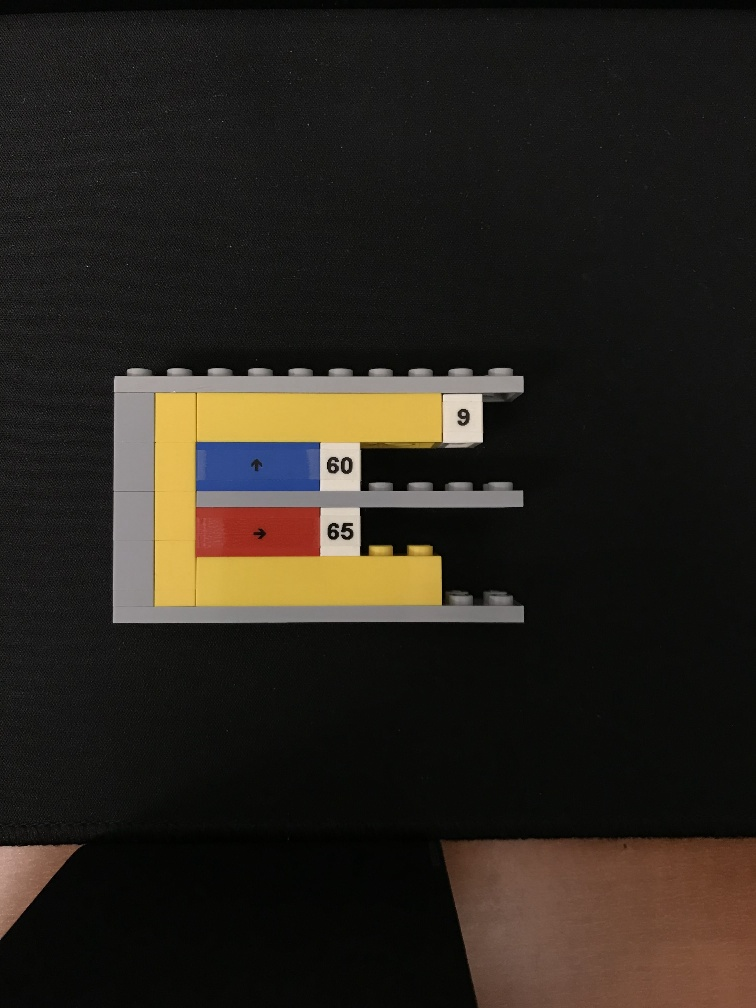
#> input picture positive/alternativementhod/IMG_7527_small.jpg, 756 x 1008 px
$ python color.py --image IMG_7527_small.jpg
#> lines starting #> are read from the running program, lines starting #| are printed output that depends on the picture; after the words box and inside, x2 and y2 are one past the last pixel; in counts of white or black regions, pixels touching at a corner belong together
import numpy as np
import cv2
import argparse

#img = cv2.imread('IMG_7527_small.jpg')

ap = argparse.ArgumentParser()
ap.add_argument("-i", "--image", help="path to image")
args = vars(ap.parse_args())

img = cv2.imread(args["image"])
#> img is the input picture: shape (1008, 756, 3); mean B, G, R 29.1, 35.8, 40.8

#for pixels in img, block off pixels into separate 50x50 blocks at about 40% into the x axis of the image (2/5 the max width)
#go down each block as see if any of the blocks contain one of our colors. If they do, they append that code to a text file (or python file) and go to the next block

#list of boundaries for the colors in the following order: Blue, Green, Yellow, Red, Gray, White
boundaries = [
	([100, 41, 21], [192, 102, 70]),
	([41, 68, 24], [112,166,106]),
	([70, 183, 120], [115, 253, 255]),
	([29,39,140], [100,100,255]),
	([93, 95, 96], [149, 169, 179]),
	([160, 180, 185], [255, 255, 255])
]

#array for the number of times an instruction has been output to the text file, to keep track of which instructions have already been accounted for
numinstructs = [0,0,0,0,0,0]

for (lower, upper) in boundaries:
	lower = np.array(lower, dtype='uint8')
	upper = np.array(upper, dtype='uint8')

	mask = cv2.inRange(img, lower, upper)
	output = cv2.bitwise_and(img, img, mask=mask)

	cv2.imshow("images", np.hstack([img, output]))
	cv2.waitKey(0)
#> this loop made 6 passes
#> pass 1, `mask = cv2.inRange(img, lower, upper)`:
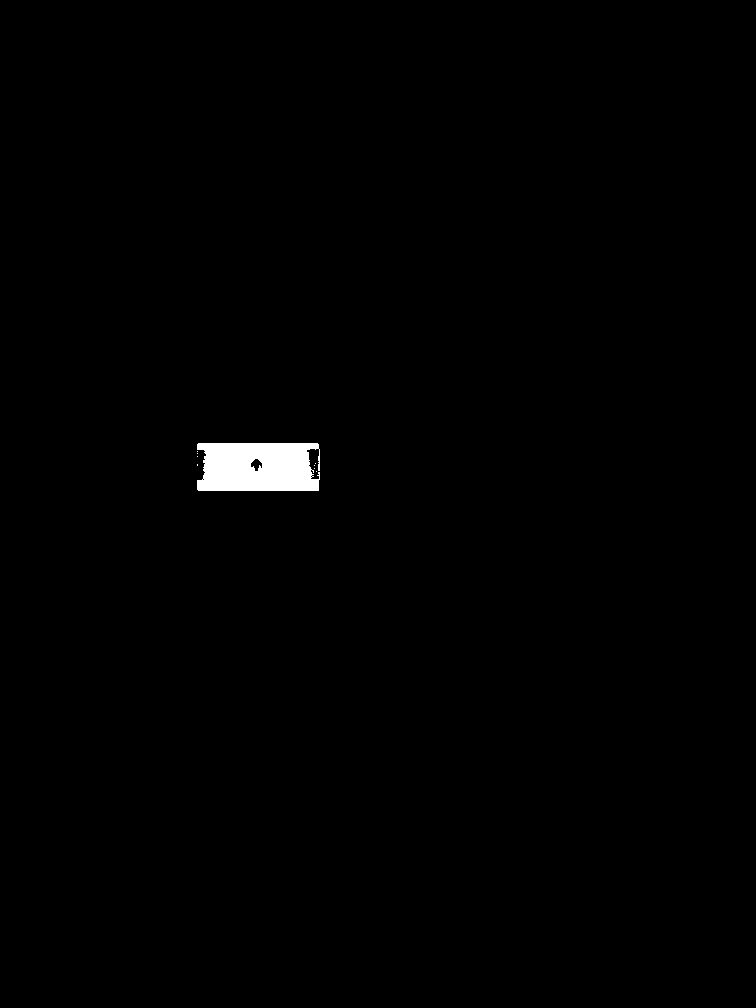
#> mask: shape (1008, 756); 0.7% white; 9 white regions (8 under 20 px), largest, box (x1, y1, x2, y2) and area: (197, 443, 320, 491) 5354
#> pass 1, `cv2.imshow("images", np.hstack([img, output]))`:
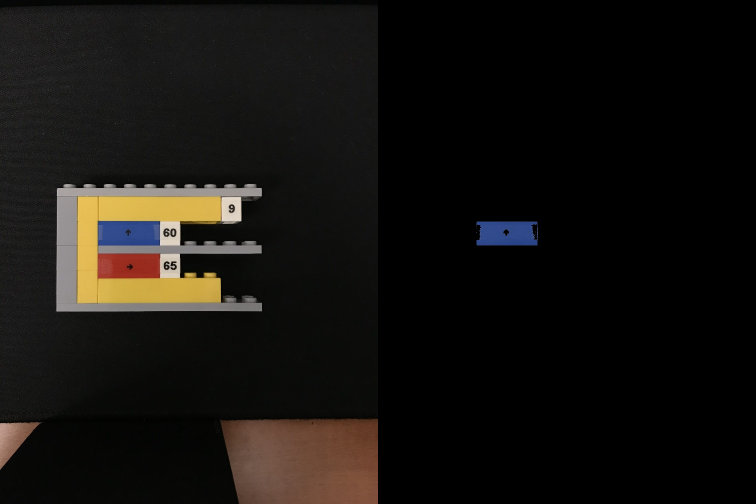
#> window 'images': shape (1008, 1512, 3) (shown at 1/2 size); mean B, G, R 15.1, 18.1, 20.6
#> pass 2, `mask = cv2.inRange(img, lower, upper)`:
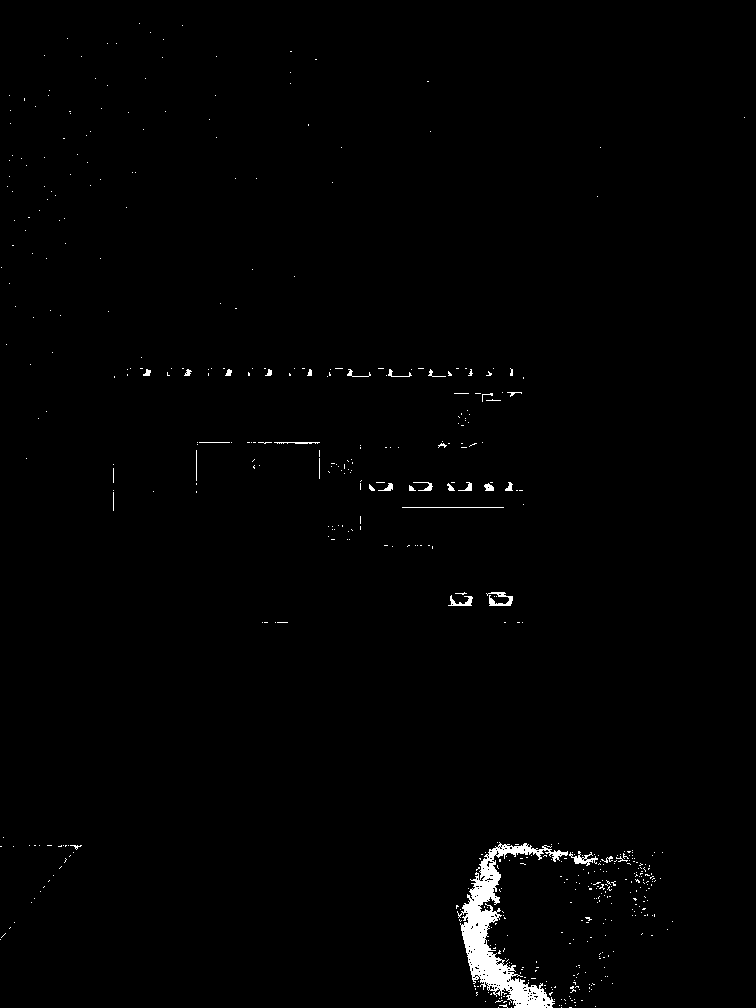
#> mask: shape (1008, 756); 1% white; 539 white regions (508 under 20 px), largest, box (x1, y1, x2, y2) and area: (457, 842, 568, 1008) 4897, (486, 592, 513, 606) 178, (569, 851, 598, 866) 165

$ run again, with positive/alternativementhod/IMG_6138_small.jpg copied over positive/alternativementhod/IMG_7527_small.jpg
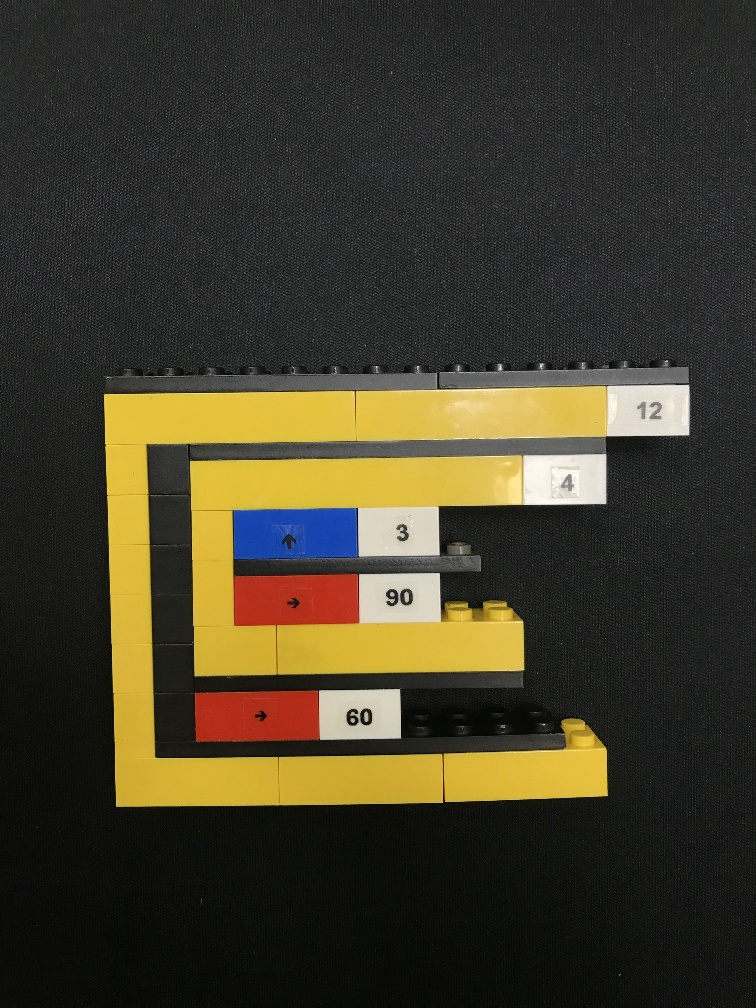
#> input picture positive/alternativementhod/IMG_6138_small.jpg, 756 x 1008 px
#> img is the input picture: shape (1008, 756, 3); mean B, G, R 41.9, 59.6, 65.2
#> the loop `for (lower, upper) in boundaries:` made 6 passes
#> pass 1, `cv2.imshow("images", np.hstack([img, output]))`:
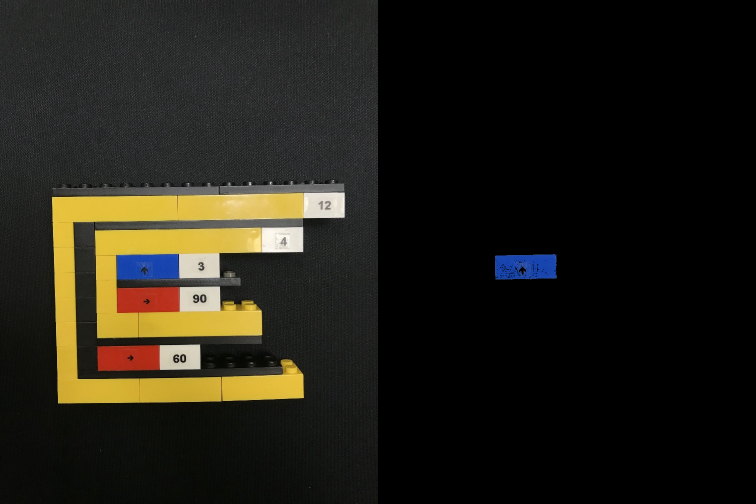
#> window 'images': shape (1008, 1512, 3) (shown at 1/2 size); mean B, G, R 21.6, 30, 32.7
#> pass 2, `mask = cv2.inRange(img, lower, upper)`:
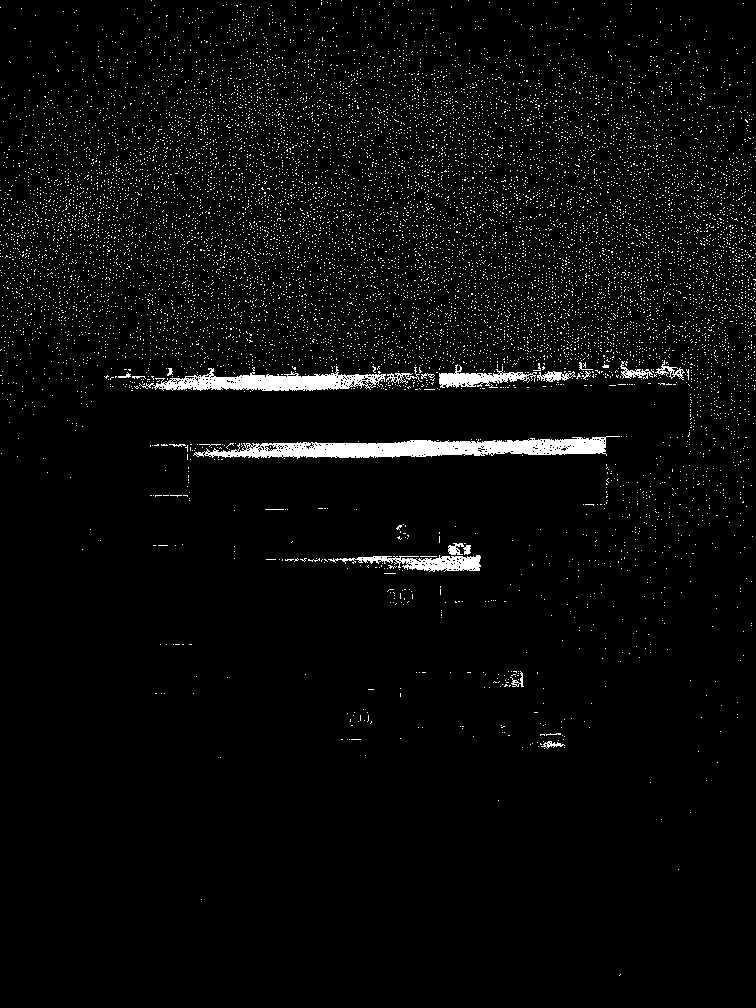
#> mask: shape (1008, 756); 3.6% white; 11480 white regions (11459 under 20 px), largest, box (x1, y1, x2, y2) and area: (193, 436, 620, 459) 5285, (139, 366, 386, 391) 2904, (328, 555, 481, 572) 1237

$ run again, with positive/alternativementhod/IMG_6140_small.jpg copied over positive/alternativementhod/IMG_7527_small.jpg
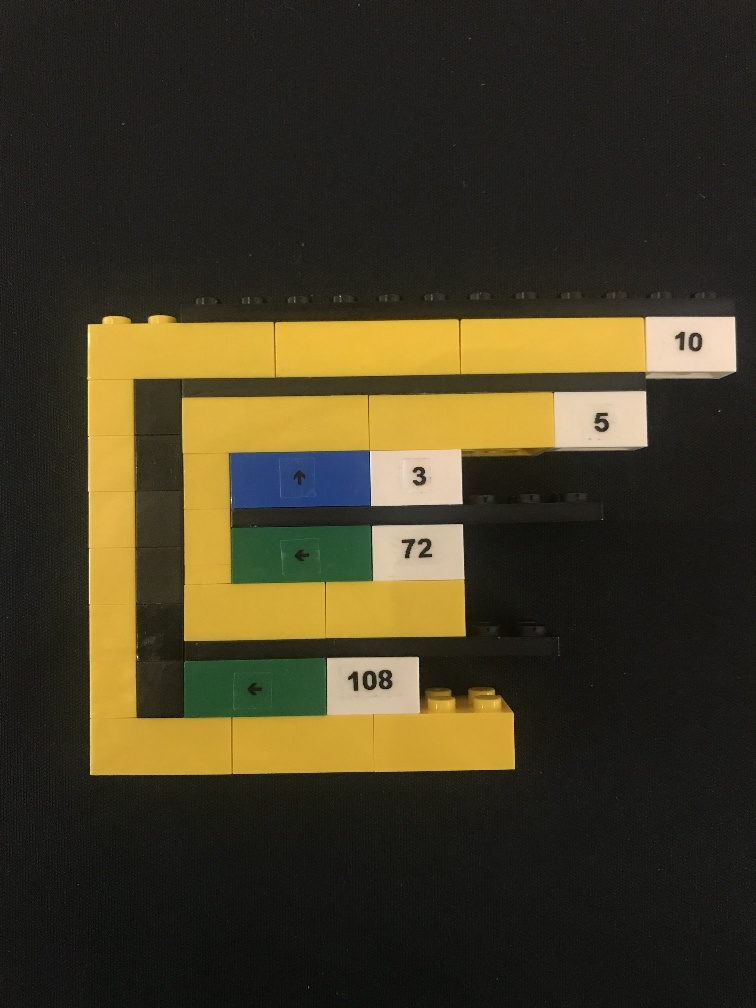
#> input picture positive/alternativementhod/IMG_6140_small.jpg, 756 x 1008 px
#> img is the input picture: shape (1008, 756, 3); mean B, G, R 36.3, 58, 65.1
#> the loop `for (lower, upper) in boundaries:` made 6 passes
#> pass 1, `cv2.imshow("images", np.hstack([img, output]))`:
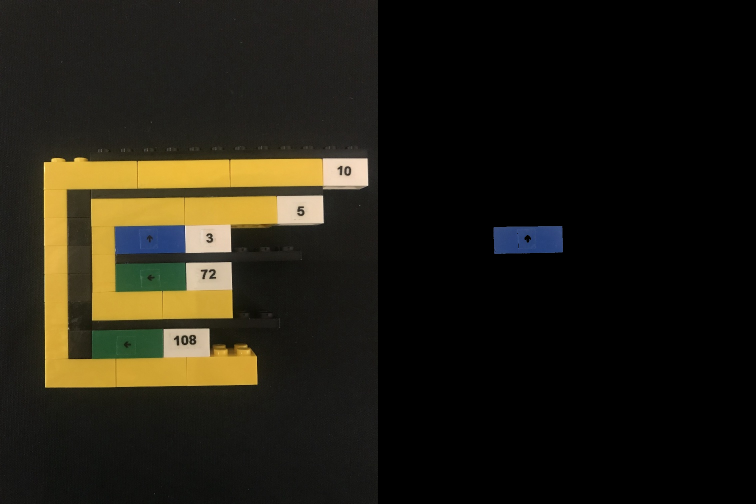
#> window 'images': shape (1008, 1512, 3) (shown at 1/2 size); mean B, G, R 18.7, 29.4, 32.8
#> pass 2, `mask = cv2.inRange(img, lower, upper)`:
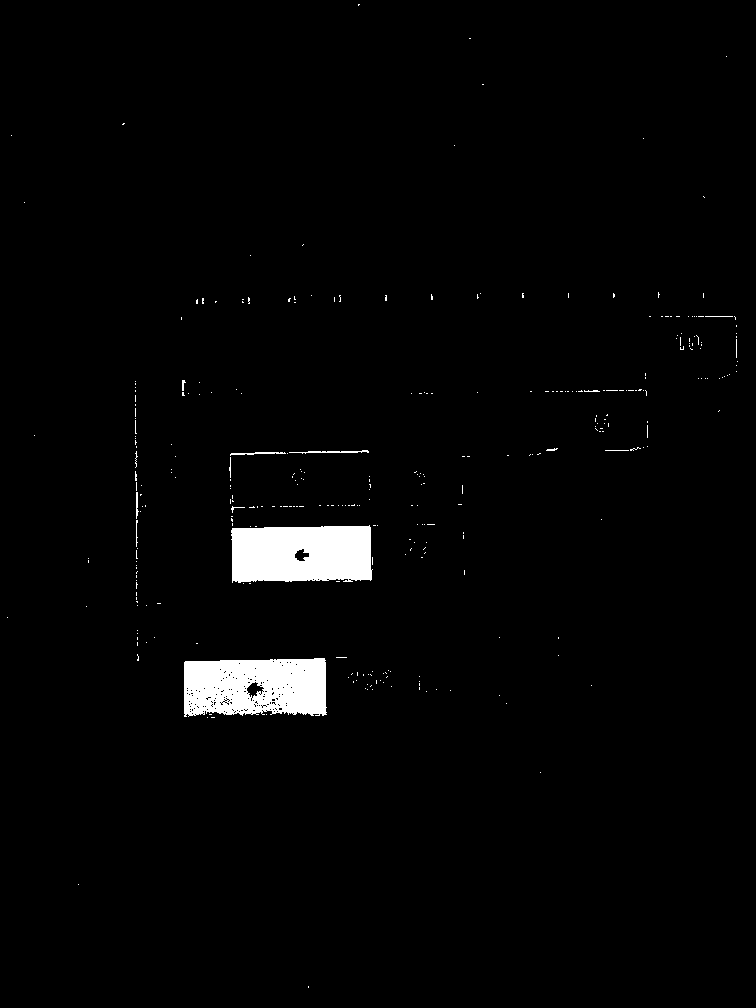
#> mask: shape (1008, 756); 2.1% white; 325 white regions (311 under 20 px), largest, box (x1, y1, x2, y2) and area: (231, 525, 373, 583) 7421, (184, 658, 327, 717) 7331, (289, 450, 369, 454) 138

$ run again, with positive/alternativementhod/IMG_6141_small.jpg copied over positive/alternativementhod/IMG_7527_small.jpg
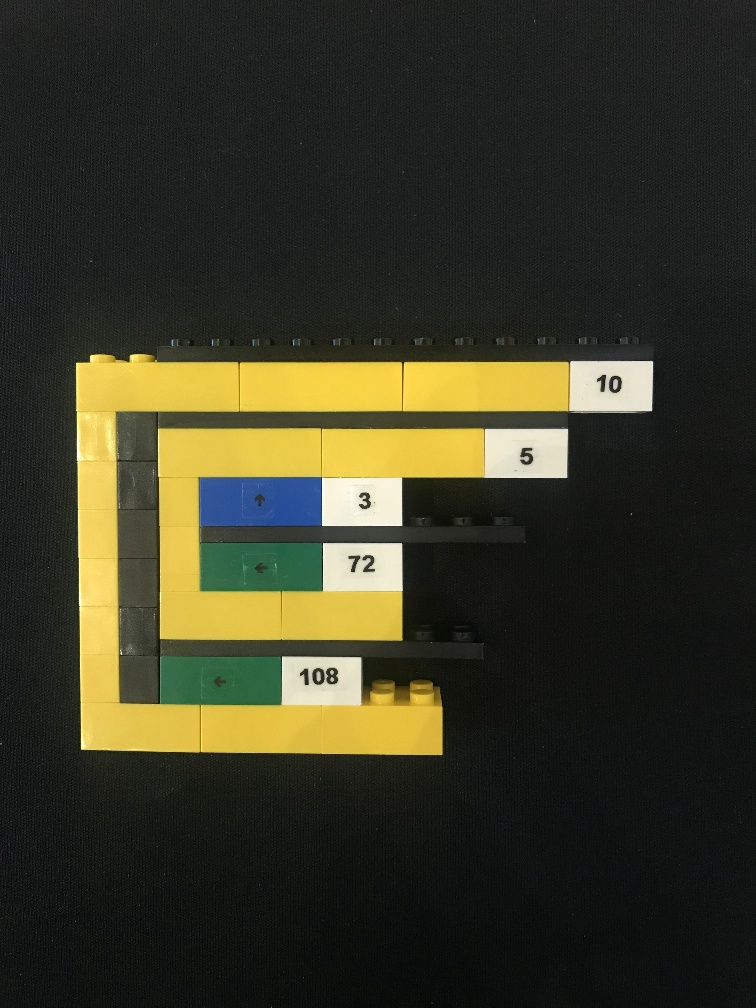
#> input picture positive/alternativementhod/IMG_6141_small.jpg, 756 x 1008 px
#> img is the input picture: shape (1008, 756, 3); mean B, G, R 37.6, 54.8, 56.1
#> the loop `for (lower, upper) in boundaries:` made 6 passes
#> pass 1, `cv2.imshow("images", np.hstack([img, output]))`:
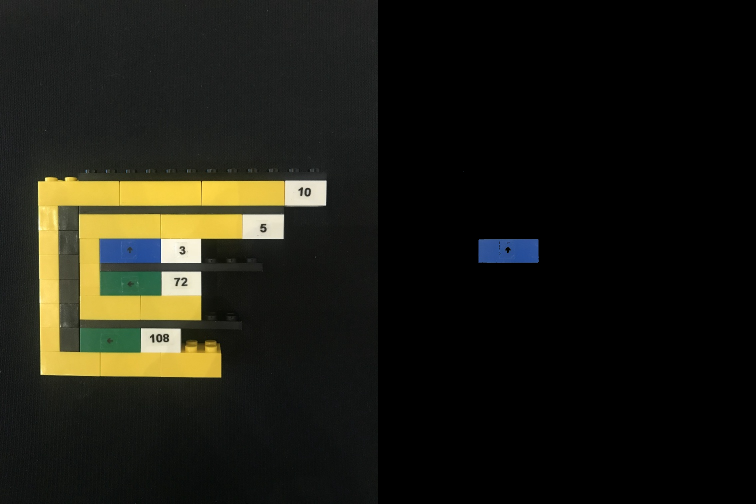
#> window 'images': shape (1008, 1512, 3) (shown at 1/2 size); mean B, G, R 19.4, 27.7, 28.2
#> pass 2, `mask = cv2.inRange(img, lower, upper)`:
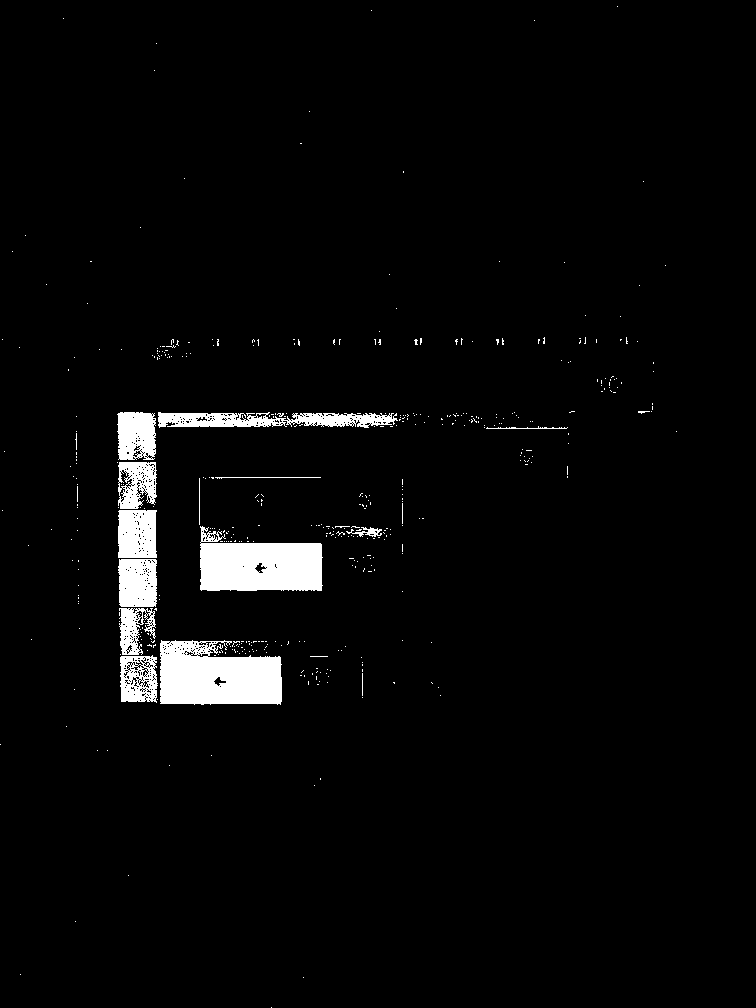
#> mask: shape (1008, 756); 3.3% white; 460 white regions (444 under 20 px), largest, box (x1, y1, x2, y2) and area: (160, 640, 282, 705) 6446, (200, 526, 323, 591) 5897, (158, 412, 398, 428) 2530
